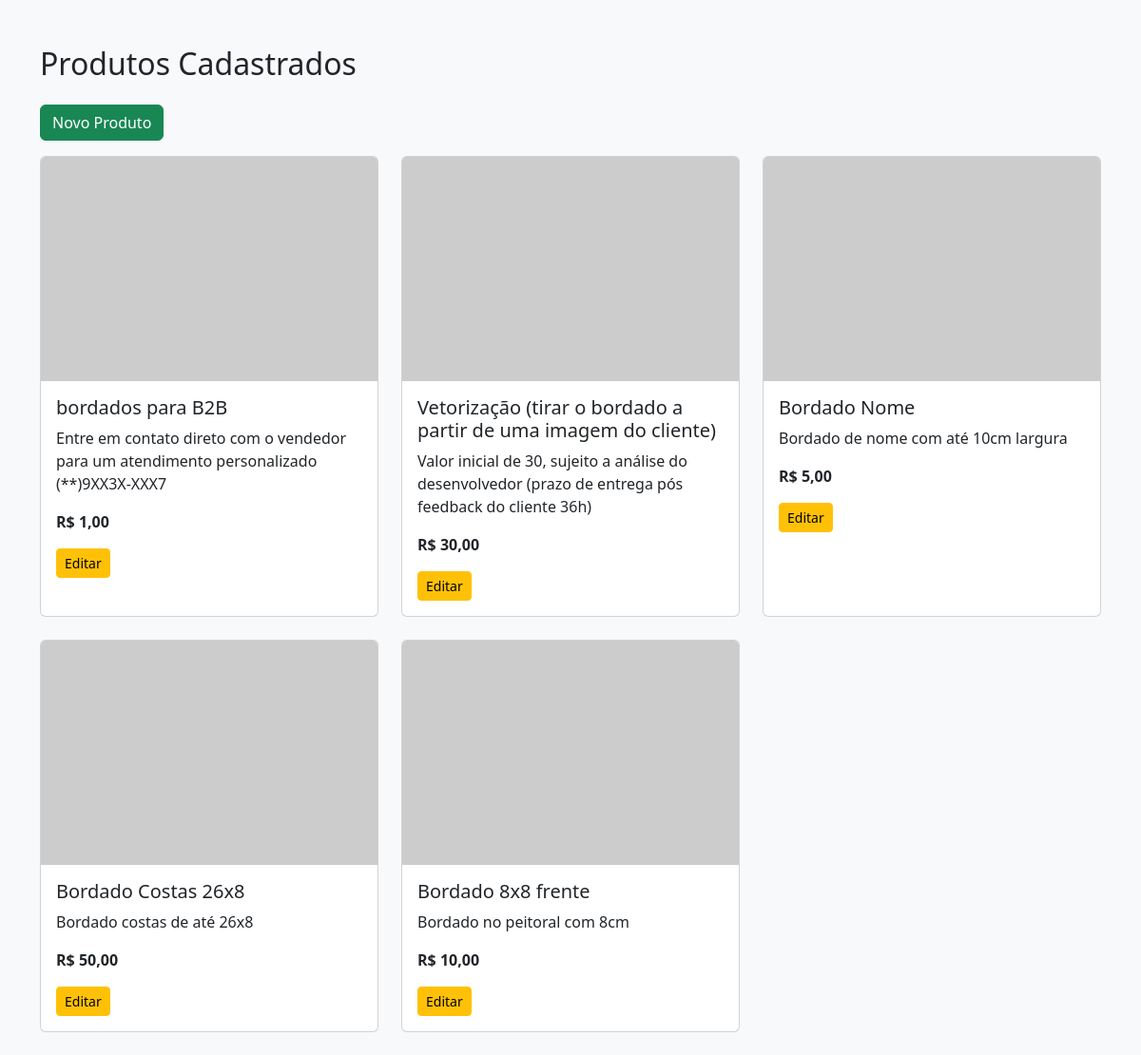
Page /produtos/listar.php on the committed database.
### tables this page shows
CREATE TABLE `produtos` (
  `id` int NOT NULL AUTO_INCREMENT,
  `nome` varchar(100) NOT NULL,
  `descricao` text NOT NULL,
  `preco` decimal(10,2) NOT NULL DEFAULT '0.00',
  `imagem` varchar(255) DEFAULT NULL,
  `categoria` varchar(50) NOT NULL,
  `criado_em` datetime NOT NULL DEFAULT CURRENT_TIMESTAMP,
  PRIMARY KEY (`id`)
);

### produtos/listar.php (the view, shortened to what this page needs)
<?php
require_once __DIR__ . '/../bootstrap.php';
$result = $conn->query('SELECT * FROM produtos ORDER BY id DESC');
?>
<!DOCTYPE html>
<html lang="pt-br">
<head>
    <link href="https://cdn.jsdelivr.net/npm/bootstrap@5.3.0/dist/css/bootstrap.min.css" rel="stylesheet">
</head>
<body class="bg-light">
<div class="container mt-5">
    <h2 class="mb-4">Produtos Cadastrados</h2>
    <a href="cadastrar.php" class="btn btn-success mb-3">Novo Produto</a>
    <div class="row">
        <?php while ($row = $result->fetch_assoc()): ?>
            <div class="col-md-4 mb-4">
                <div class="card h-100">
                    <?php if ($row['imagem']): ?>
                        <img src="../assets/img/<?php echo $row['imagem']; ?>" class="card-img-top" alt="Imagem do Produto">
                    <?php else: ?>
                        <img src="https://via.placeholder.com/300x200?text=Sem+Imagem" class="card-img-top" alt="Sem Imagem">
                    <?php endif; ?>
                    <div class="card-body">
                        <h5 class="card-title"><?php echo htmlspecialchars($row['nome']); ?></h5>
                        <p class="card-text"><?php echo nl2br(htmlspecialchars($row['descricao'])); ?></p>
                        <p class="card-text fw-bold">R$ <?php echo number_format($row['preco'], 2, ',', '.'); ?></p>
                        <div class="mt-3">
                            <a href="editar.php?id=<?php echo $row['id']; ?>" class="btn btn-warning btn-sm">Editar</a>
                        </div>
                    </div>
                </div>
            </div>
        <?php endwhile; ?>
    </div>
</div>
</body>
</html>

### rows in the picture
produtos: nome "bordados para B2B", descricao "Entre em contato direto com o vendedor para um atendimento personalizado (**)9XX3X-XXX7", preco "1,00"
produtos: nome "Vetorização (tirar o bordado a partir de uma imagem do cliente)", descricao "Valor inicial de 30, sujeito a análise do desenvolvedor (prazo de entrega pós feedback do cliente 36h)", preco "30,00"
produtos: nome "Bordado Nome", descricao "Bordado de nome com até 10cm largura", preco "5,00"
produtos: nome "Bordado Costas 26x8", descricao "Bordado costas de até 26x8", preco "50,00"
produtos: nome "Bordado 8x8 frente", descricao "Bordado no peitoral com 8cm", preco "10,00"
